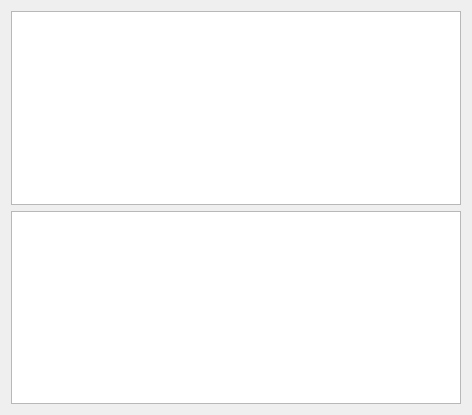
<?xml version="1.0" encoding="UTF-8"?>
<ui version="4.0">
 <class>MainWindow</class>
 <widget class="QMainWindow" name="MainWindow">
  <property name="geometry">
   <rect>
    <x>0</x>
    <y>0</y>
    <width>472</width>
    <height>415</height>
   </rect>
  </property>
  <property name="windowTitle">
   <string>MainWindow</string>
  </property>
  <widget class="QWidget" name="centralWidget">
   <layout class="QVBoxLayout" name="verticalLayout">
    <item>
     <widget class="QTableView" name="tableViewA"/>
    </item>
    <item>
     <widget class="QTableView" name="tableViewB"/>
    </item>
   </layout>
  </widget>
 </widget>
 <layoutdefault spacing="6" margin="11"/>
 <resources/>
 <connections/>
</ui>
